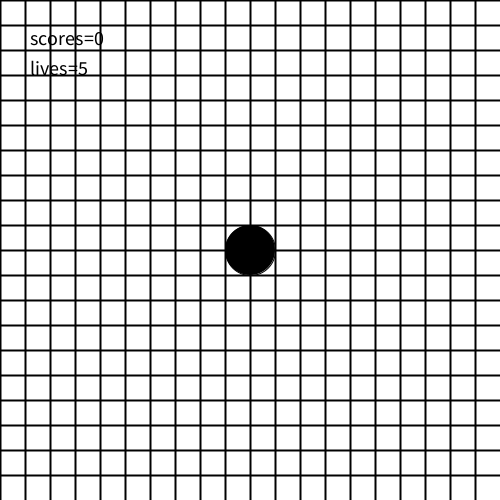
Frame 1 (no input)
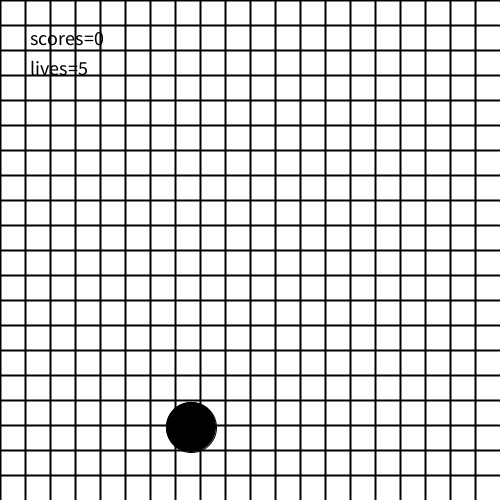
Frame 60 (the mouse pressed at the canvas centre just before this capture)
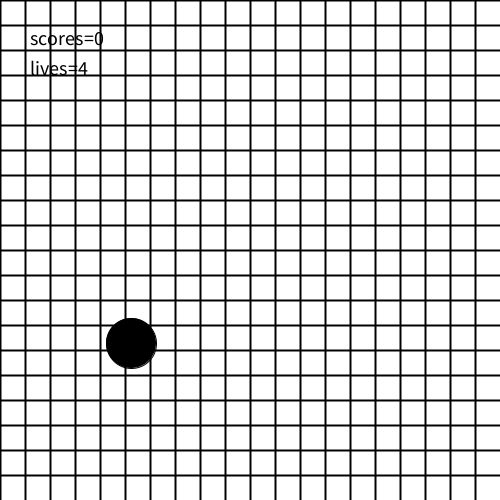
Frame 120 (the mouse held since frame 60 and released just before this capture)

The Processing sketch that drew these frames (run headless with seeded random() and noise(); from frame 60 on, the mouse is pressed at the canvas centre):

// Processing sketch: iris
// ── iris.pde
float ballx;
float bally;
float xspeed;
float yspeed;
color ballcolor;

boolean gameOver=false;

int score = 0;
int lives = 5;

void setup() {

  size(500, 500);

  initBall();
}

void draw() {

  background(255);

  drawGrid();

  //drawing the ball
  fill(ballcolor);
  strokeWeight(1);
  ellipse(ballx, bally, 50, 50);

  //winning
  if (score >= 10) {
    noLoop();
    background(255, 255, 153);
    fill(0);
    textSize(20);
    text("Congrats!", width/2, height/2);
    gameOver=true;
  }

  //game over
  if (lives <= 0 ) {
    noLoop();
    background(0);
    fill(255);
    textSize(20);
    text("Oops...Game Over!", width/2, height/2);
    gameOver=true;
  }

  moveBall();

  //scoring display 
  stroke(0);
  textSize(20);
  text ("scores=" + score, 30, 45);    //score starts with 0
  text ("lives=" + lives, 30, 75);    //lives starts with 5
}

void mousePressed() {
  if (gameOver) {
    initBall();
    loop();
    gameOver=false;
  } else {
    //clicking the target & scoring
    float d = dist(ballx, bally, mouseX, mouseY);
    int yesClick = 0;

    if (d <= 25) { 
      yesClick = yesClick + 1;  //***
      score = score + yesClick;  //base score (0) plus amount of yesClick

      ballcolor = color (random(255), random(255), random(255));
    } else {
      lives = lives-1;
    }
  }
}

void initBall() {
  ballx = 250;
  bally = 250;
  xspeed = -1;
  yspeed = 3;
  ballcolor = color (0);
  score = 0;
  lives = 5;
}

void moveBall() {
  //ball moving
  ballx = ballx + xspeed;
  bally = bally + yspeed;

  if (ballx >= width-25 || ballx <= 25) {
    //turn around
    xspeed = xspeed * -1;
  }

  if (bally >= height-25 || bally <= 25) {
    //turn
    yspeed = yspeed * -1;
  }
}

void drawGrid() {
  //drawing the background
  fill(0);
  stroke(0);
  strokeWeight(2);
  for (int x = 0; x < width; x = x+25) {
    line(x, 0, x, height);
  }
  for (int y = 0; y < height; y = y + 25) {
    line(0, y, width, y);
  }
}
